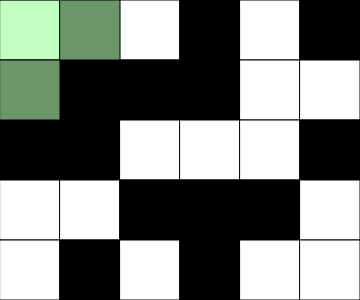
Frame 1 (no input)
Frame 60 (no input): identical to frame 1, image omitted
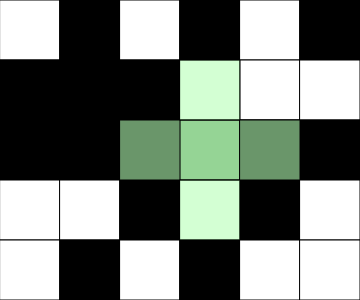
Frame 120 (the mouse pressed at the canvas centre since frame 60)

The p5.js sketch that drew these frames (run headless with seeded random() and noise() and a simulated clock; from frame 60 on, the mouse is pressed at the canvas centre):

// p5.js sketch
// ── sketch.js
// 2D Array Basics
// Meixi Yao
// April 15, 2026

// 0 (Black)   255 (White)
// Grid is 6 x 5

// base array
let grid = [
  [ 0 ,  0 ,  0 , 255,  0 , 255],
  [255,  0 , 255,  0 , 255,  0 ],
  [ 0 ,  0 ,  0 ,  0 ,  0 , 255],
  [255, 255, 255, 255, 255,  0 ],
  [ 0 , 255,  0 ,  0 ,  0 , 255]
];

//globals
let blackWhite = []
let rows = grid.length;
let cols = grid[0].length;
let tileSize = 60;
let tileType = 0;


function setup() {
  createCanvas(cols*tileSize, rows*tileSize);
  randomStart();
}

function draw() {
  background(220);
  renderGrid();
  gameWin();
  hover();
}


//flip the tile colors
function flip(x, y){
  if(grid[y][x] === 0){    // if black, flip to white
    grid[y][x] = 255;
  }
  else grid[y][x] = 0;   // vise versa
}


//flip when mouse clicked
function mousePressed(){
  // only do a flip if mouse is on the canvas
  if(mouseX < width && mouseY < height){

    let x = getCurrentX();
    let y = getCurrentY();

    // Flip one if shift is down
    if(keyIsDown(SHIFT)){
      flip(x,y);
    }

    // Flip square shape or flip cross shape
    else if(tileType === 1){ //square shape
      flip(x,y);

      //If these exist, flip
      if(x+1 < cols) flip(x+1, y);
      if(y+1 < rows) flip(x, y+1);
      if(x+1 < cols && y+1 < rows) flip(x+1, y+1);
    }
    else{ //cross shape
      //ALWAYS:
      flip(x,y);

    //IF THESE EXIST:
    // Flip the cardinal
      if(x-1 >= 0) flip(x-1, y);
      if(y-1 >= 0) flip(x, y-1);
      if(x+1 < cols) flip(x+1, y);
      if(y+1 < rows) flip(x, y+1);
    }
  }

}

// If space is pressed, switched between two shapes
function keyPressed(){
  if(keyCode === 32){
    tileType++;
    if(tileType > 1){    // 1 = square, 0 = cross
      tileType = 0;
    }
  }
}

function renderGrid(){
  // Interpret the data stored in 2D array (grid) and draw a matrix of squares to refelt it
  for(let y = 0; y < rows; y++){    // y: 0 1 2 3 4...
    for(let x = 0; x < cols; x++){  // x: 0 1 2 3 4...
      let fillColor = grid[y][x];
      fill(fillColor);
      square(x*tileSize, y*tileSize, tileSize);
    }
  }
}

function getCurrentX(){
  // Determine the current col position of mouse
  let constrainedX = constrain(mouseX, 0, width-1);
  return floor(constrainedX/tileSize);
}

function getCurrentY(){
  // Determine the current col position of mouse
  let constrainedY = constrain(mouseY, 0, height-1);
  return floor(constrainedY/tileSize);
}


// check if grid is fully black or white
function gameWin(){
  blackWhite = []; //new array to store all values of 2D array
  for(let g = 0; g < grid.length; g++){
    for(let i = 0; i < grid[0].length; i++){
      blackWhite.push(grid[g][i]);
    }
  }

  // if all past the test, display winning message
  if(blackWhite.every(checkTileBlack) === true || blackWhite.every(checkTileWhite) === true){
    stroke(3);
    fill("red");
    textSize(25);
    text("YOU WIN", width/2 -50, height/2);
  }
}

// tests for gameWin()
function checkTileBlack(num){
  return num === 0; // all black
}

function checkTileWhite(num){
  return num === 255;  // all white
}


// Generate random grid
function randomStart(){
  let num = [0, 255]; // randomly choose between 0 and 255
  for(let g = 0; g < grid.length; g++){
    for(let i = 0; i < grid[0].length; i++){
      grid[g][i] = random(num);  
    }
  }
}


// show the area affected by a click
function hover(){
  let x = getCurrentX();
  let y = getCurrentY();
  let c = color(180, 255, 180); 
  
  c.setAlpha(150);
  fill(c);
  square(x*tileSize, y*tileSize, tileSize);  // draw square instead of flip

  // follows same pattern/logic as the flip
  if(keyIsDown(SHIFT)){
    square(x*tileSize, y*tileSize, tileSize);
    }
   else if(tileType === 1){
      square(x*tileSize, y*tileSize, tileSize);

      if(x+1 <cols) square((x+1)*tileSize, y*tileSize, tileSize);
      if(y+1 < rows) square(x*tileSize, (y+1)*tileSize, tileSize);;
      if(x+1 < cols && y+1 < rows) square((x+1)*tileSize, (y+1)*tileSize, tileSize);;
    }
  else{
    //ALWAYS:
    square(x*tileSize, y*tileSize, tileSize);

    //IF THE SQAURE EXIST:
    if(x-1 >= 0) square((x-1)*tileSize, y*tileSize, tileSize);
    if(y-1 >= 0) square(x*tileSize, (y-1)*tileSize, tileSize);
    if(x+1 < cols) square((x+1)*tileSize, y*tileSize, tileSize);
    if(y+1 < rows) square(x*tileSize, (y+1)*tileSize, tileSize);
    }

}
